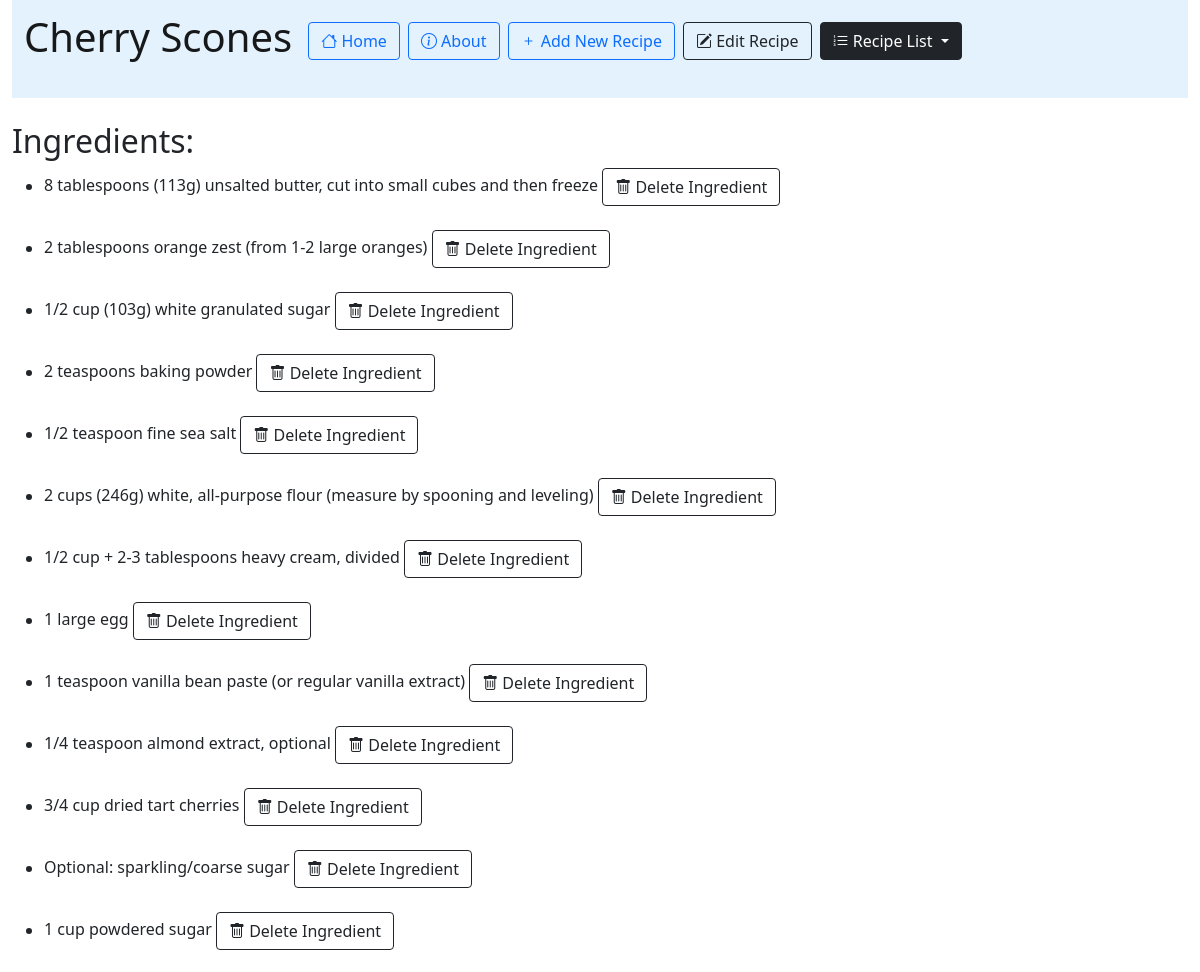
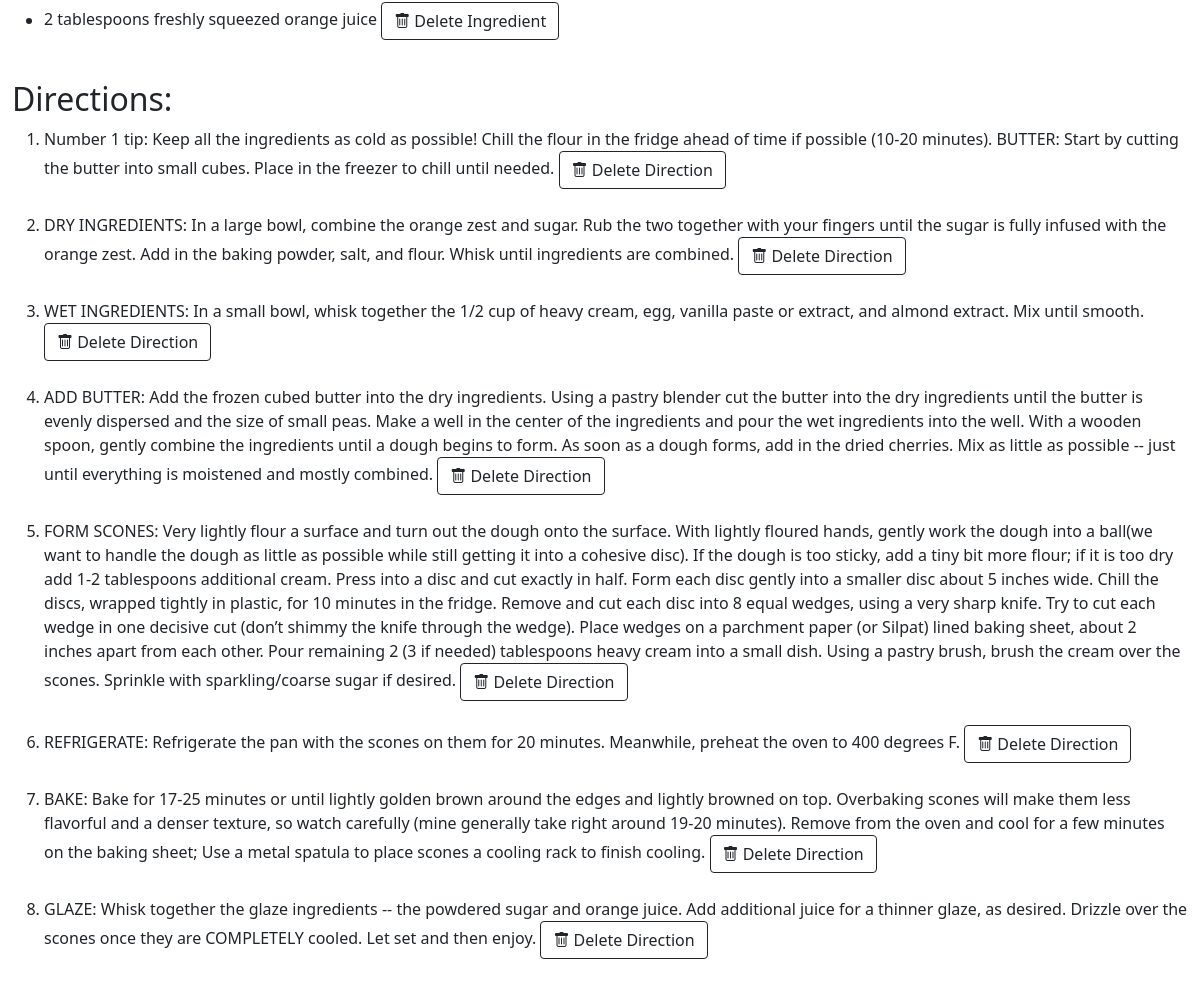
The page /recipe_app/234/ on the database its author committed (2 pictures, top to bottom).
### recipe_app/models.py (models this page shows, shortened)
class Recipe(models.Model):
    recipe_name = models.CharField(max_length=200)
    pub_date= models.DateTimeField('date published')

class Ingredient(models.Model):
    ingredient_name = models.CharField(max_length=200)
    recipe = models.ForeignKey(Recipe, on_delete=models.CASCADE)

class Direction(models.Model):
    step = models.TextField()
    recipe = models.ForeignKey(Recipe, on_delete=models.CASCADE)

### recipe_app/views.py (the view)
# urls.py: path('<int:recipe_id>/', views.recipe_page, name='recipe_page'),
def recipe_page(request, recipe_id):
    our_recipe = Recipe.objects.get(pk=recipe_id)
    try:
        our_recipe
    except Recipe.DoesNotExist:
        raise Http404("Recipe does not exist")
    latest_recipe_list = Recipe.objects.order_by('-pub_date')
    return render(request, 'recipe_app/recipe_page.html', {'latest_recipe_list': latest_recipe_list, 'recipe': our_recipe})

### recipe_app/templates/recipe_app/recipe_page.html (shortened to what this page needs)
{% extends "recipe_app/base.html" %}
{% block content %}
<div class="container-fluid">
<nav class="navbar navbar-light" style="background-color: #e3f2fd;">
  <form class="container-fluid justify-content-start">
    <a class="navbar-brand" ><h1>{{ recipe.recipe_name }}</h1></a>
    <a class="btn btn-outline-primary me-2" type="button" href="/recipe_app"><i class="bi bi-house"></i> Home</a>
    <a class="btn btn-outline-primary me-2" type="button" href="/recipe_app/about"><i class="bi bi-info-circle"></i> About</a>
    <a class="btn btn-outline-primary me-2" type="button" href="/recipe_app/add"><i class="bi bi-plus"></i> Add New Recipe</a>
    <a class="btn btn-outline-dark me-2" type="button" href="/recipe_app/{{ recipe.id }}/edit_recipe"><i class="bi bi-pencil-square"></i> Edit Recipe</a>
    <div class="dropdown">
        <button class="btn btn-outline-dark me-2 active dropdown-toggle" type="button" id="dropdownMenuButton2" data-bs-toggle="dropdown" aria-expanded="false">
            <i class="bi bi-list-ol"></i> Recipe List
        </button>
    </div>
  </form>
</nav>
<br>
{% if recipe.ingredient_set.all %}
    <h2> Ingredients: </h2>
    <ul>{% for ingredient in recipe.ingredient_set.all %}
        <li>{{ ingredient.ingredient_name }}
        <a href="{% url 'recipe_app:delete_ingredient' recipe.id ingredient.id %}"><button class="btn btn-outline-dark" type="button"><i class="bi bi-trash"></i> Delete Ingredient</button></a></li>
        <br>
    {% endfor %}</ul>
{% else %}
    <p>No ingredients have been added to the recipe.</p>
{% endif %}
{% if recipe.direction_set.all %}
<h2> Directions: </h2>
<ol>{% for direction in recipe.direction_set.all %}
    <li>{{ direction.step }}
    <a href="{% url 'recipe_app:delete_direction' recipe.id direction.id %}"><button class="btn btn-outline-dark" type="button"><i class="bi bi-trash"></i> Delete Direction</button></a></li>
    <br>
{% endfor %}</ol>
{% else %}
    <p>No directions have been added to the recipe.</p>
{% endif %}
<br><br>
</div>
{% endblock %}

### rows shown on the page
Recipe: recipe_name "Cherry Scones"
Ingredient: ingredient_name "8 tablespoons (113g) unsalted butter, cut into small cubes and then freeze"
Ingredient: ingredient_name "2 tablespoons orange zest (from 1-2 large oranges)"
Ingredient: ingredient_name "1/2 cup (103g) white granulated sugar"
Ingredient: ingredient_name "2 teaspoons baking powder"
Ingredient: ingredient_name "1/2 teaspoon fine sea salt"
Ingredient: ingredient_name "2 cups (246g) white, all-purpose flour (measure by spooning and leveling)"
Ingredient: ingredient_name "1/2 cup + 2-3 tablespoons heavy cream, divided"
Ingredient: ingredient_name "1 large egg"
Ingredient: ingredient_name "1 teaspoon vanilla bean paste (or regular vanilla extract)"
Ingredient: ingredient_name "1/4 teaspoon almond extract, optional"
Ingredient: ingredient_name "3/4 cup dried tart cherries"
Ingredient: ingredient_name "Optional: sparkling/coarse sugar"
Ingredient: ingredient_name "1 cup powdered sugar"
Ingredient: ingredient_name "2 tablespoons freshly squeezed orange juice"
Direction: step "Number 1 tip: Keep all the ingredients as cold as possible! Chill the flour in the fridge ahead of time if possible (10-20 minutes). BUTTER: Start by cutting the butter into small cubes. Place in the freezer to chill until needed."
Direction: step "DRY INGREDIENTS: In a large bowl, combine the orange zest and sugar. Rub the two together with your fingers until the sugar is fully infused with the orange zest. Add in the baking powder, salt, and flour. Whisk until ingredients are combined."
Direction: step "WET INGREDIENTS: In a small bowl, whisk together the 1/2 cup of heavy cream, egg, vanilla paste or extract, and almond extract. Mix until smooth."
Direction: step "ADD BUTTER: Add the frozen cubed butter into the dry ingredients. Using a pastry blender cut the butter into the dry ingredients until the butter is evenly dispersed and the size of small peas. Make a well in the center of the ingredients and pour the wet ingredients into the well. With a wooden spoon, gently combine the ingredients until a dough begins to form. As soon as a dough forms, add in the dried cherries. Mix as little as possible -- just until everything is moistened and mostly combined."
Direction: step "FORM SCONES: Very lightly flour a surface and turn out the dough onto the surface. With lightly floured hands, gently work the dough into a ball(we want to handle the dough as little as possible while still getting it into a cohesive disc). If the dough is too sticky, add a tiny bit more flour; if it is too dry add 1-2 tablespoons additional cream. Press into a disc and cut exactly in half. Form each disc gently into a smaller disc about 5 inches wide. Chill the discs, wrapped tightly in plastic, for 10 minutes in the fridge. Remove and cut each disc into 8 equal wedges, using a very sharp knife. Try to cut each wedge in one decisive cut (don’t shimmy the knife through the wedge). Place…"
Direction: step "REFRIGERATE: Refrigerate the pan with the scones on them for 20 minutes. Meanwhile, preheat the oven to 400 degrees F."
Direction: step "BAKE: Bake for 17-25 minutes or until lightly golden brown around the edges and lightly browned on top. Overbaking scones will make them less flavorful and a denser texture, so watch carefully (mine generally take right around 19-20 minutes). Remove from the oven and cool for a few minutes on the baking sheet; Use a metal spatula to place scones a cooling rack to finish cooling."
Direction: step "GLAZE: Whisk together the glaze ingredients -- the powdered sugar and orange juice. Add additional juice for a thinner glaze, as desired. Drizzle over the scones once they are COMPLETELY cooled. Let set and then enjoy."
